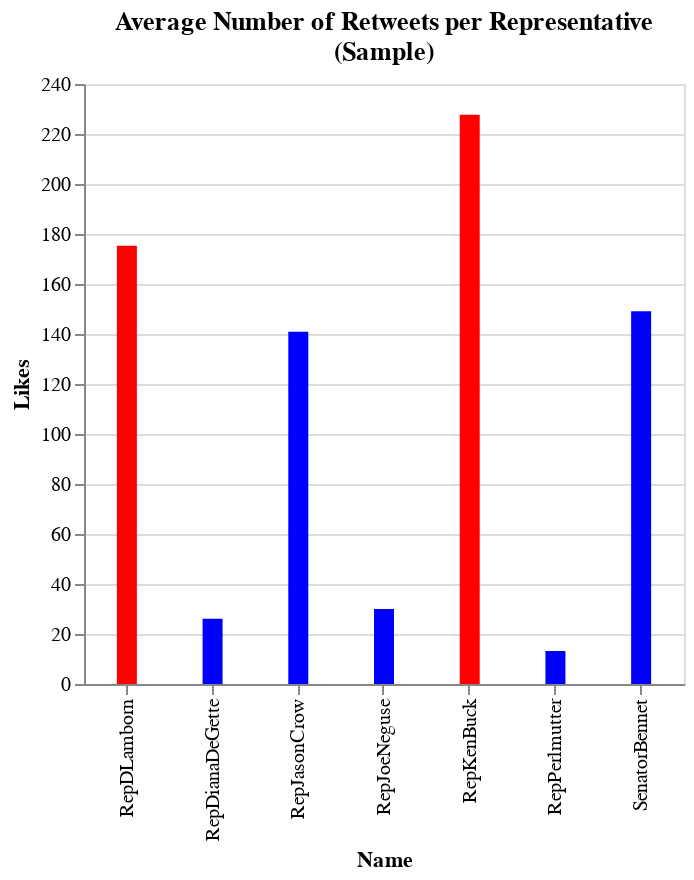

The code cell stored with this chart in its notebook:
### Code cell
### import altair as alt
#,scale=alt.Scale(type='log')
#selection_repub = alt.selection_multi(fields=['name'])


base = alt.Chart(sumD).mark_bar(color='blue',size=10).encode(
    x=alt.X('name',sort = 'x',title='Name'),
    y=alt.Y('nretweets',title='Likes'),#,scale=alt.Scale(domain=[0, 80])),#,scale=alt.Scale(type='log')),
    #color=alt.condition(selection_repub, 'name', alt.value('blue')),
    #color= alt.Color('name', scale=alt.Scale(scheme='blue')),
    tooltip = ["nreplies","nretweets"]
).properties(
     title={
    "text": ["Average Number of Retweets per Representative","(Sample)"]},
     width=300,
     height=300
)#.add_selection(
    #selection_repub)
    
base2 = alt.Chart(sumR).mark_bar(color='red',size=10).encode(
    x=alt.X('name',sort='-x',title='Name'),
    y=alt.Y('nretweets',title='Likes'),#,scale=alt.Scale(domain=[0, 90])),#,scale=alt.Scale(type='log')),
    #color=alt.condition(selection_repub, 'name', alt.value('blue')),
    #color= alt.Color('name', scale=alt.Scale(scheme='blue')),
    tooltip = ["nreplies","nretweets"]
)#.properties(
 #    title={
 #   "text": ["Average Number of Retweets per Representative","(Sample)"]},
 #    width=300,
 #    height=300
#)
    
    
#base.configure_axisY(labelFontSize=14,tickCount=3)
#base2.configure_axisY(labelFontSize=14,tickCount=3)

x1 = alt.layer(base,base2).resolve_scale(
    #y = 'independent'
)
x1
#x = base | base2
#x.configure_axisY(labelFontSize=14,tickCount=5)
#x1.save('retweetsVis.html')

### Figure 1 — Vega-Lite specification as saved in the notebook (floating-point values rounded to 4 significant figures)
{"config": {"view": {"continuousWidth": 400, "continuousHeight": 300}}, "layer": [{"data": {"name": "data-2c2154484f9a5018aae4d9372b7bdec8"}, "mark": {"type": "bar", "color": "blue", "size": 10}, "encoding": {"tooltip": [{"type": "quantitative", "field": "nreplies"}, {"type": "quantitative", "field": "nretweets"}], "x": {"type": "nominal", "field": "name", "sort": "x", "title": "Name"}, "y": {"type": "quantitative", "field": "nretweets", "title": "Likes"}}, "height": 300, "title": {"text": ["Average Number of Retweets per Representative", "(Sample)"]}, "width": 300}, {"data": {"name": "data-44b2f33101243543a92cdc6450b3c2ff"}, "mark": {"type": "bar", "color": "red", "size": 10}, "encoding": {"tooltip": [{"type": "quantitative", "field": "nreplies"}, {"type": "quantitative", "field": "nretweets"}], "x": {"type": "nominal", "field": "name", "sort": "-x", "title": "Name"}, "y": {"type": "quantitative", "field": "nretweets", "title": "Likes"}}}], "resolve": {"scale": {}}, "$schema": "https://vega.github.io/schema/vega-lite/v4.8.1.json", "datasets": {"data-2c2154484f9a5018aae4d9372b7bdec8": [{"nlikes": 112.9, "nreplies": 13.79, "nretweets": 26.1, "name": "RepDianaDeGette"}, {"nlikes": 160.1, "nreplies": 8.765, "nretweets": 30.03, "name": "RepJoeNeguse"}, {"nlikes": 648.5, "nreplies": 105.6, "nretweets": 140.9, "name": "RepJasonCrow"}, {"nlikes": 77.21, "nreplies": 12.14, "nretweets": 13.21, "name": "RepPerlmutter"}, {"nlikes": 906.2, "nreplies": 65.52, "nretweets": 149.1, "name": "SenatorBennet"}], "data-44b2f33101243543a92cdc6450b3c2ff": [{"nlikes": 700.3, "nreplies": 116.5, "nretweets": 227.7, "name": "RepKenBuck"}, {"nlikes": 663.3, "nreplies": 139.9, "nretweets": 175.3, "name": "RepDLamborn"}]}}
